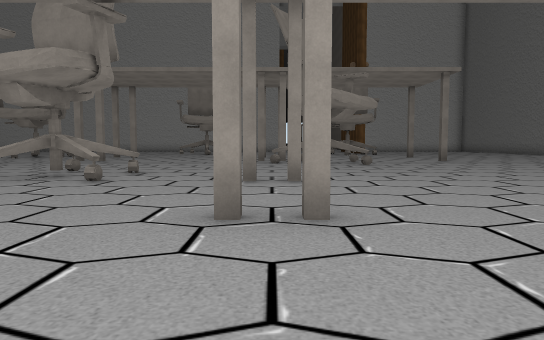
[1] (above)

19 first-person views from a walk through a 3-D level made in the Unity game engine. The camera is 1.2 m above the floor, tilts 4° down and sees 70° across. The floor is counted in squares, 2 m on a side. Each view is taken from the middle of a square. On the plan, view 1 faces up. The plan holds only what a view shows up to about 11 squares ahead; the rest is blank. The place goes on beyond the plan. The player character is not drawn. Some surface patterns are stand-ins.

[2]
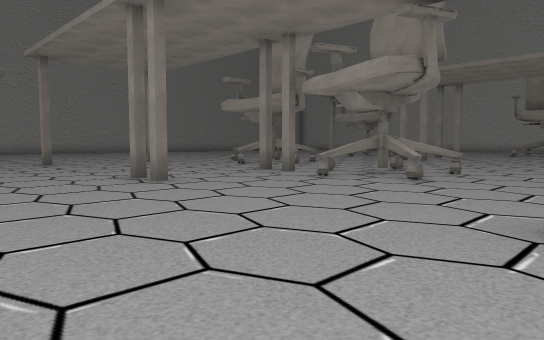

[3]
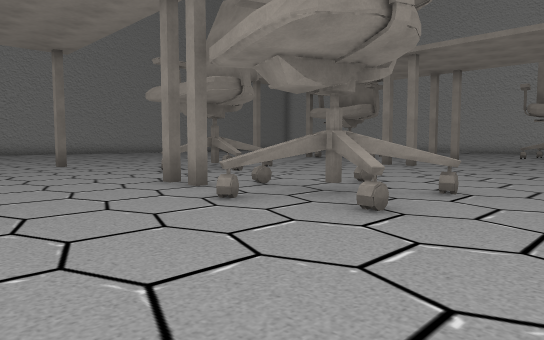

[4]
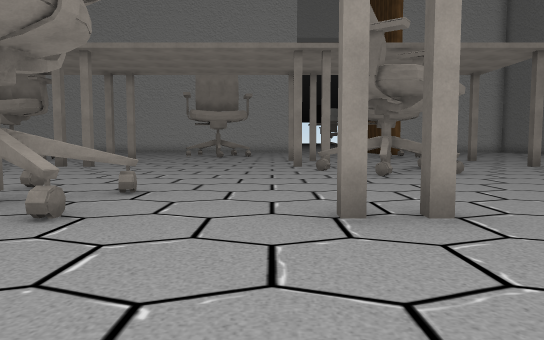

[5]
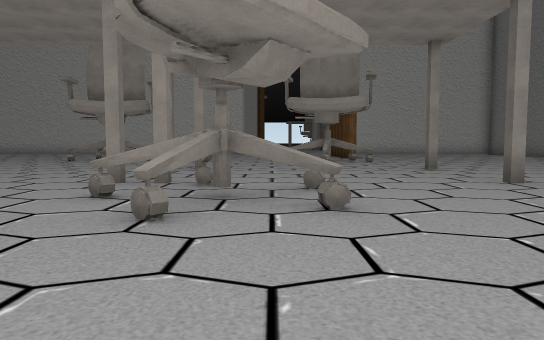

[6]
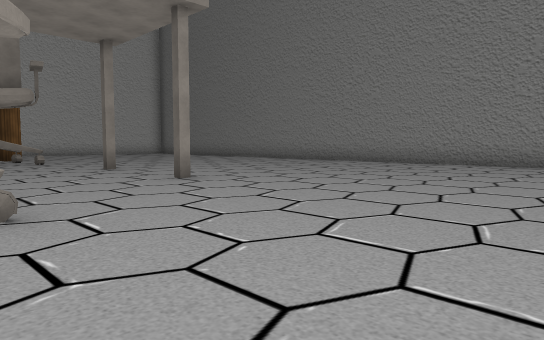

[7]
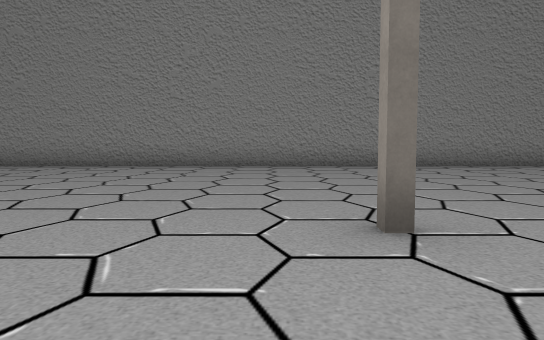

[8]
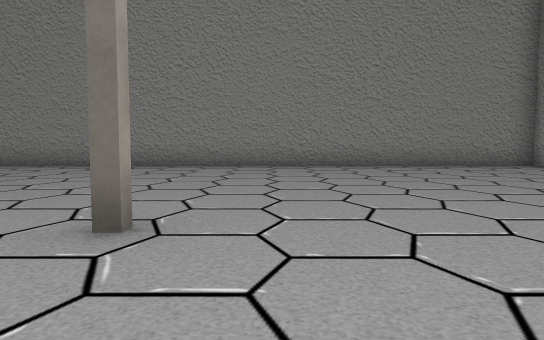

[9]
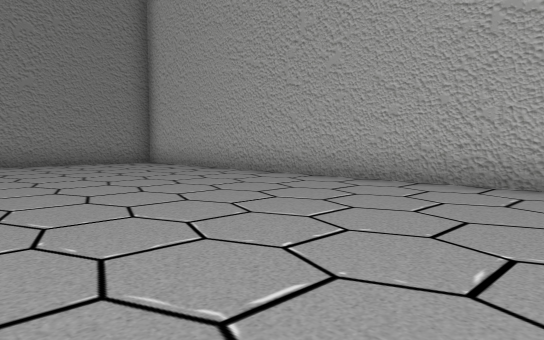

[10]
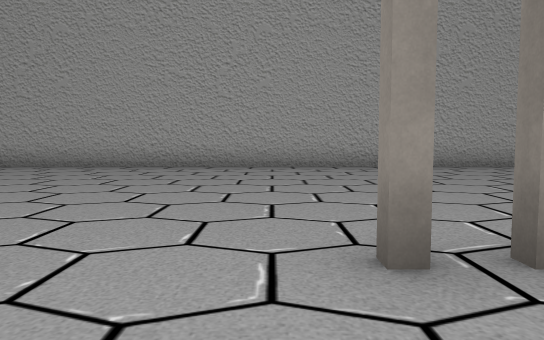

[11]
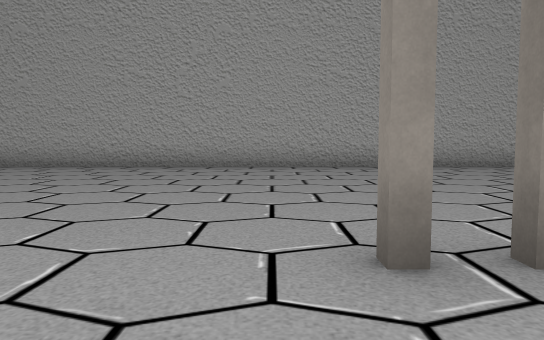

[12]
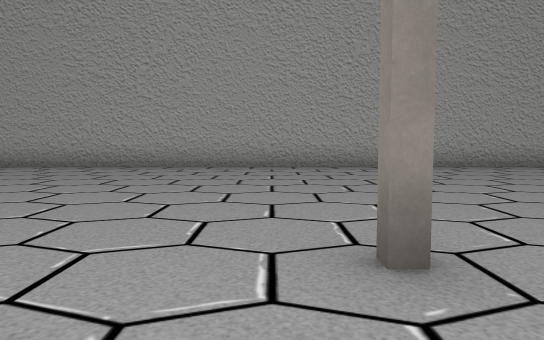

[13]
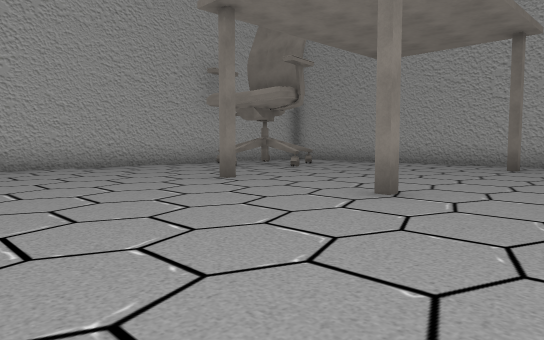

[14]
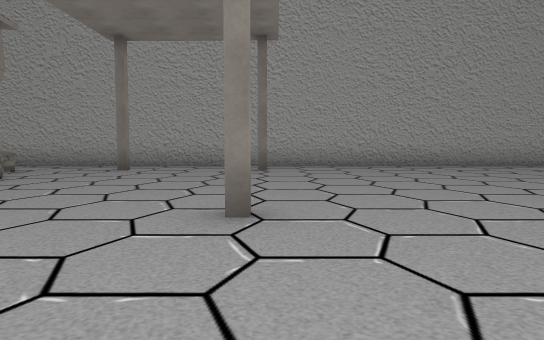

[15]
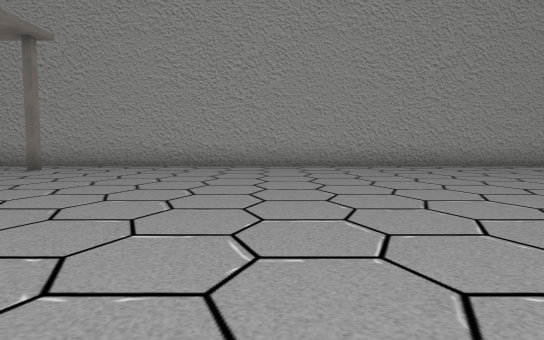

[16]
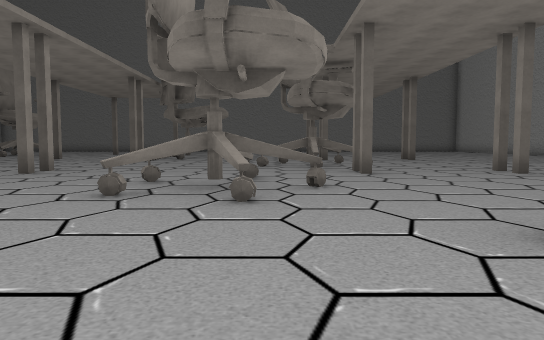

[17]
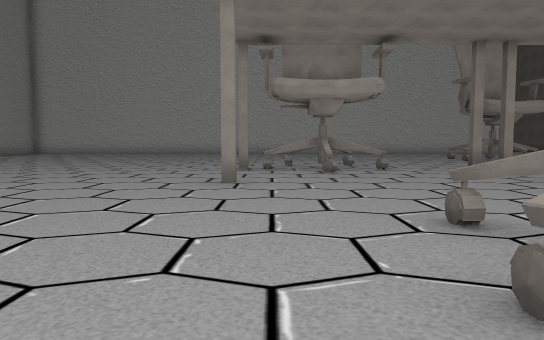

[18]
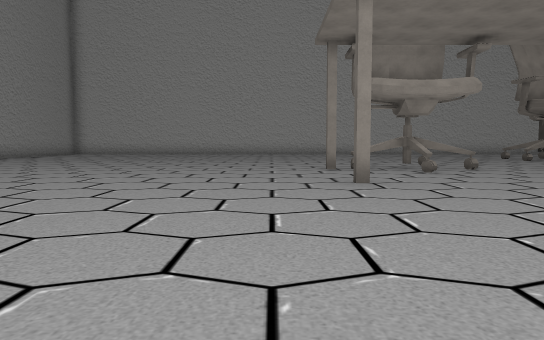

[19]
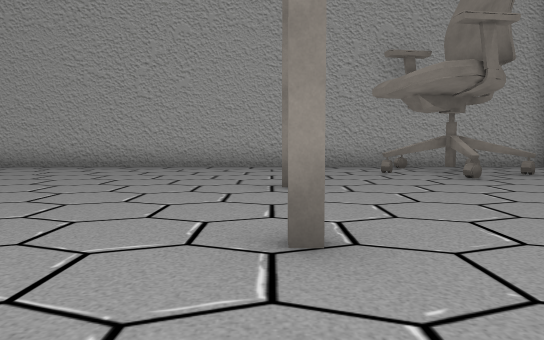

### Floor plan
Key: @ floor where view 1 was taken; # wall or solid block; . floor; = window, fence, low wall or low ledge; T thing the floor can be seen under or through.
Columns run from 23 left of view 1 to 13 right of it. Each row starts with its distance up from view 1.
 18    ................... ... =.....
 17    ..........##..................
 16     ........###..#.....#.....#...
 15 #   .........#....................
 14 #..  .............................. #
 13 #...  .....#.....#.....#.....#......#
 12 #.......................##..........#
 11 #.......................##..........#
 10 #............=TT........#...........#
  9 #.............TT....................#
  8 #............TT....TT...............#
  7 #.................TT................#
  6 #..........#.....#.TT..#.....#......#
  5 #...................................#
  4 #...................................#
  3 #......#...#.....#.....#.....#......#
  2 #...................................#
  1 #...................................#
  0 #......#...............@............#
 -1 #...................................#
 -2 #.=#................................#
 -3 #..##...............................#
 -4 #.=##...............................#
 -5 #####################################

Where each view was taken, in squares from view 1:
view 1: 0 up, 0 right, facing up
view 2: 0 up, 0 right, facing up-left
view 3: 3 up, 1 left, facing up-left
view 4: 3 up, 1 left, facing up
view 5: 7 up, 2 right, facing up
view 6: 7 up, 2 right, facing up-right
view 7: 7 up, 3 right, facing right
view 8: 2 up, 3 right, facing right
view 9: 1 up, 2 right, facing down-right
view 10: 5 up, 1 right, facing down
view 11: 5 up, 5 left, facing down
view 12: 5 up, 11 left, facing down
view 13: 5 up, 12 left, facing down-left
view 14: 3 up, 13 left, facing left
view 15: 8 up, 13 left, facing left
view 16: 8 up, 14 left, facing right
view 17: 7 up, 11 left, facing up
view 18: 7 up, 13 left, facing up
view 19: 5 up, 16 left, facing down
